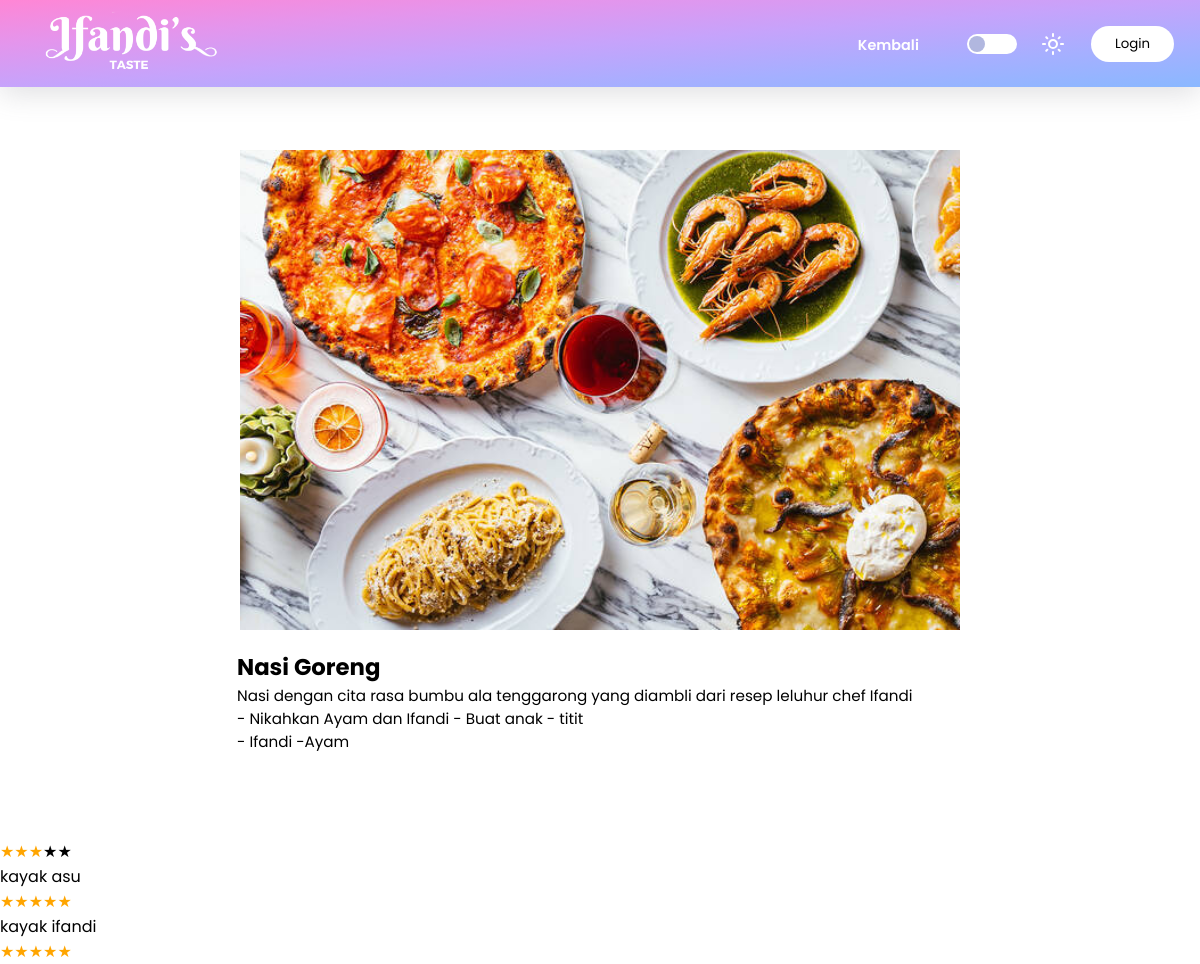
/views/resep.php?id=2, run on the app's committed database.
### tables this page shows
CREATE TABLE `resep` (
  `id_resep` int(11) NOT NULL,
  `uid` int(11) NOT NULL,
  `nama_resep` varchar(255) NOT NULL,
  `deskripsi` varchar(255) NOT NULL,
  `instruksi` varchar(255) NOT NULL,
  `bahan` varchar(255) NOT NULL,
  `gambar` varchar(255) NOT NULL
);

CREATE TABLE `rating` (
  `id_rating` int(11) NOT NULL,
  `uid` int(11) NOT NULL,
  `id_resep` int(11) NOT NULL,
  `rating` int(1) NOT NULL,
  `komentar` varchar(255) NOT NULL
);

### views/resep.php (the view, shortened to what this page needs)
<?php
require "../include/connect.php";
$id = $_GET['id'];
$navText = "Login";
$result = mysqli_query($conn, "SELECT * FROM resep WHERE id_resep = '$id'");
$resep = [];
while ($row = mysqli_fetch_assoc($result)) {
    $resep[] = $row;
}
$query = "SELECT r.rating, r.komentar FROM rating r INNER JOIN resep on r.id_resep = resep.id_resep WHERE r.id_resep = '$id'";
$result = mysqli_query($conn, $query);
$komentar = [];
while ($row = mysqli_fetch_assoc($result)) {
    $komentar[] = $row;
}
?>
<!DOCTYPE html>
<html lang="en">
<head>
    <link rel="stylesheet" href="../styles/style.css">
    <link rel="stylesheet" href="../styles/rating.css">
    <link rel="stylesheet" href="https://cdnjs.cloudflare.com/ajax/libs/font-awesome/5.15.3/css/all.min.css"/>
</head>
<body>
    <header id="home">
        <nav class="navbar shadow" id="navbar">
            <div>
                <a href="index.php"><img src="../assets/ifandi.png" alt="logo" class="webicon" id="webicon"></a>
            </div>
            <ul class="menu" id="menu">
                <li><a class="navitems" href="list_resep.php">Kembali</a></li>
                <div class="menumode">
                    <input type="checkbox" class="nightmode" id="nightmode" onclick="mode()">
                </div>
                <?php
                    if (isset($_SESSION['username']) or isset($_SESSION['admin'])) {
                        echo "<h3>$navText</h3>";
                        echo "<a href='logout.php'><button type='button' class='btn-login'>Logout</button></a>";
                    } else {
                        echo "<a href='login.php'><button type='button' class='btn-login'>$navText</button></a>";
                    }
                ?>
            </ul>
        </nav>
        <section>
            <div class="isi1 isi-resep">
                <?php $i = 1; foreach ($resep as $rsp) :?>
                <img src="../assets/uploadedImg/<?php echo $rsp['gambar']; ?>" alt="" class="gambarResep">
                <div class="konten-isi1">
                    <div class="card-text resep-inside">
                        <h2><?php echo $rsp['nama_resep']; ?> </h2>
                        <p><?php echo $rsp['deskripsi']; ?></p>
                        <p><?php echo $rsp['instruksi']; ?></p>
                        <p><?php echo $rsp['bahan']; ?></p>
                    </div>
                <?php $i++; endforeach; ?>
                </div>
            </div>
        </section>
        <div>
            <?php foreach ($komentar as $kmn) : ?>
                <?php
                    $averageRating = $kmn['rating'];
                    for ($j = 0; $j < 5; $j++) {
                    $starClass = ($j < $averageRating) ? 'star' : 'empty-star';
                    echo '<span class="' . $starClass . '">&#9733</span>';
                    }
                ?>
                <p><?php echo $kmn['komentar']; ?></p>
            <?php endforeach; ?>
        </div>
    </header>
</body>
</html>

### styles/style.css (style rules this page uses)
* { padding: 0; margin: 0; box-sizing: border-box; font-family: 'Poppins', 'Arial'; scroll-behavior: smooth; transition: .5s ease-in-out; }
body { --primary-color: white; --secondary-color: #202020; --alpha-color: rgba(0, 0, 0, 0.322); --text: black; --accent: #B1B7DF; --gradient: radial-gradient(circle, rgba(238,174,202,1) 0%, rgba(148,187,233,1) 100%); --accent-color: orange; max-width: 100%; background-color: var(--primary-color); }
.webicon { height: 10vh; }
.navbar { background: var(--accent-color); overflow: hidden; position: sticky; display: flex; justify-content: space-between; align-items: center; padding: 0vh 2vw; top: 0; box-shadow: rgba(100, 100, 111, 0.2) 0px 7px 29px 0px; z-index: 9999; }
.navbar ul { list-style: none; gap: 2vw; align-items: center; }
.navbar ul li a { display: block; color: var(--primary-color); text-decoration: none; font-weight: 600; border-top: 3px solid transparent; padding: 5% 2vw; transition: all 0.35s ease; font-size: 90%; }
.menumode { display: flex; align-items: center; gap: 2vw; justify-content: center; }
.menu { display: flex; }
#light { filter: invert(100%); }
.nightmode { position: relative; width: 50px; height: 20px; appearance: none; outline: none; background-color: white; border-radius: 10px; cursor: pointer; }
.nightmode::before { content: ''; position: absolute; width: 16px; height: 16px; background: var(--accent); border-radius: 50%; top: 2px; left: 2px; transition: .5s ease-in-out; }
.btn-login { cursor: pointer; padding: 1vh 2vw; border-radius: 20px; color: var(--text); background-color: transparent; border: 2px solid transparent; box-shadow: inset 300px 0 0 0 var(--primary-color); transition: all 0.55s ease; }
.isi1 { color: white; height: 94vh; display: flex; background: linear-gradient(rgba(0,0,0,0.5),rgba(0,0,0,1)),url(../assets/foodphoto.jpg); background-size: cover ; padding: 1vh 5vw; padding-bottom: 4vh; font-size: 95%; align-items: center; text-align: center; justify-content: center; }
.konten-isi1 { width: 70%; display: flex; flex-direction: column; gap: 3vh; }
.isi1 img { height: 88vh; }
.shadow { box-shadow: rgba(100, 100, 111, 0.2) 0px 7px 29px 0px; }
.card-text { text-align: justify; padding: 0px 15px 0px 15px; }
.star { color: orange; }
.gambarResep { width: 60vw !important; height: 60vh !important; object-fit: cover; }
.isi-resep { flex-direction: column; gap: 20px; background: var(--primary-color); }
.resep-inside { color: var(--text); }

### styles/rating.css (style rules this page uses)
* { padding: 0; margin: 0; box-sizing: border-box; font-family: 'Poppins', 'Arial'; scroll-behavior: smooth; transition: .5s ease-in-out; }
body { --primary-color: white; --secondary-color: #202020; --alpha-color: rgba(0, 0, 0, 0.322); --text: black; --accent: #B1B7DF; --gradient: radial-gradient(circle, rgba(238,174,202,1) 0%, rgba(148,187,233,1) 100%); max-width: 100%; background-color: var(--primary-color); }
.webicon { height: 10vh; }
.navbar { background: rgb(238,174,202); background: linear-gradient(to left top, #8ab8ff, #a6afff, #c6a3fb, #e495ec, #ff86d5); overflow: hidden; position: sticky; display: flex; justify-content: space-between; align-items: center; padding: 0vh 2vw; top: 0; box-shadow: rgba(100, 100, 111, 0.2) 0px 7px 29px 0px; z-index: 9999; }
.navbar ul { list-style: none; gap: 2vw; align-items: center; }
.navbar ul li a { display: block; color: var(--primary-color); text-decoration: none; font-weight: 600; border-top: 3px solid transparent; padding: 5% 2vw; transition: all 0.35s ease; font-size: 90%; }
.menumode { display: flex; align-items: center; gap: 2vw; justify-content: center; }
.menu { display: flex; }
#light { filter: invert(100%); }
.nightmode { position: relative; width: 50px; height: 20px; appearance: none; outline: none; background-color: white; border-radius: 10px; cursor: pointer; }
.nightmode::before { content: ''; position: absolute; width: 16px; height: 16px; background: var(--accent); border-radius: 50%; top: 2px; left: 2px; transition: .5s ease-in-out; }
.btn-login { cursor: pointer; padding: 1vh 2vw; border-radius: 20px; color: var(--text); background-color: transparent; border: 2px solid transparent; box-shadow: inset 300px 0 0 0 var(--primary-color); transition: all 0.55s ease; }

### data on the page
resep: gambar (picture), nama_resep "Nasi Goreng", deskripsi "Nasi dengan cita rasa bumbu ala tenggarong yang diambli dari resep leluhur chef Ifandi", instruksi "- Nikahkan Ayam dan Ifandi - Buat anak - titit", bahan "- Ifandi -Ayam"
rating: komentar "kayak asu"
rating: komentar "kayak ifandi"

### other printed values
$navText "Login"
